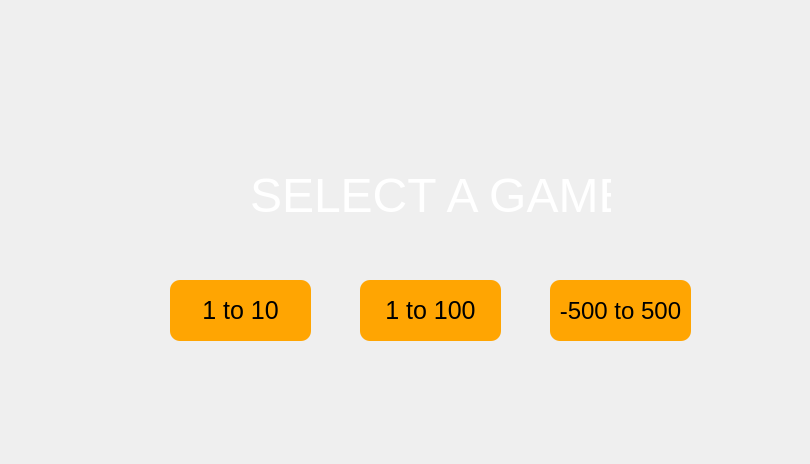
<?xml version="1.0" encoding="UTF-8"?>
<ui version="4.0">
 <class>Dialog</class>
 <widget class="QDialog" name="Dialog">
  <property name="geometry">
   <rect>
    <x>0</x>
    <y>0</y>
    <width>810</width>
    <height>464</height>
   </rect>
  </property>
  <property name="windowTitle">
   <string>Dialog</string>
  </property>
  <property name="styleSheet">
   <string notr="true">background-image: url(&quot;images/9.jpg&quot;);background-repeat: no-repeat, repeat;</string>
  </property>
  <widget class="QLabel" name="label">
   <property name="geometry">
    <rect>
     <x>250</x>
     <y>170</y>
     <width>361</width>
     <height>51</height>
    </rect>
   </property>
   <property name="font">
    <font>
     <pointsize>36</pointsize>
    </font>
   </property>
   <property name="styleSheet">
    <string notr="true">background:0;color:#fff;text-aligne:center;</string>
   </property>
   <property name="frameShape">
    <enum>QFrame::NoFrame</enum>
   </property>
   <property name="text">
    <string>SELECT A GAME</string>
   </property>
  </widget>
  <widget class="QPushButton" name="btn_1to10">
   <property name="geometry">
    <rect>
     <x>170</x>
     <y>280</y>
     <width>141</width>
     <height>61</height>
    </rect>
   </property>
   <property name="font">
    <font>
     <pointsize>19</pointsize>
    </font>
   </property>
   <property name="styleSheet">
    <string notr="true">background:#ffa502;border-radius:10px;</string>
   </property>
   <property name="text">
    <string>1 to 10</string>
   </property>
  </widget>
  <widget class="QPushButton" name="btn_1to100">
   <property name="geometry">
    <rect>
     <x>360</x>
     <y>280</y>
     <width>141</width>
     <height>61</height>
    </rect>
   </property>
   <property name="font">
    <font>
     <pointsize>19</pointsize>
    </font>
   </property>
   <property name="styleSheet">
    <string notr="true">background:#ffa502;border-radius:10px;</string>
   </property>
   <property name="text">
    <string>1 to 100</string>
   </property>
  </widget>
  <widget class="QPushButton" name="btn_500">
   <property name="geometry">
    <rect>
     <x>550</x>
     <y>280</y>
     <width>141</width>
     <height>61</height>
    </rect>
   </property>
   <property name="font">
    <font>
     <pointsize>18</pointsize>
    </font>
   </property>
   <property name="styleSheet">
    <string notr="true">background:#ffa502;border-radius:10px;</string>
   </property>
   <property name="text">
    <string>-500 to 500</string>
   </property>
  </widget>
 </widget>
 <resources/>
 <connections/>
</ui>
